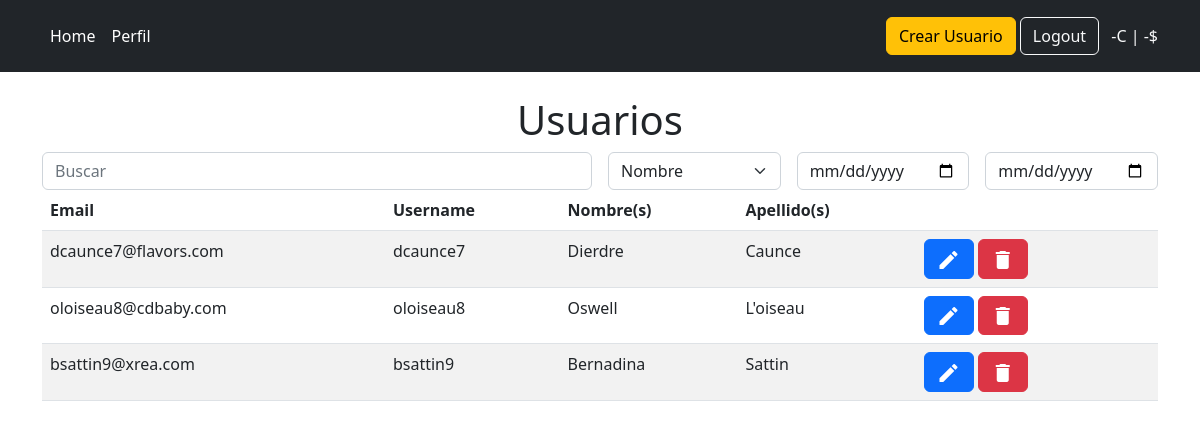
The app's page / (signed in) with its own data.
### user/models.py (models this page shows, shortened)
class User(AbstractBaseUser, PermissionsMixin):
	username = models.CharField(
		verbose_name="usuario",
		max_length=30,
		unique=True
	)
	email = models.EmailField(
		verbose_name="e-mail",
		max_length=255,
		unique=True
	)
	first_name = models.CharField(
		verbose_name="nombre(s)",
		max_length=50,
	)
	last_name = models.CharField(
		verbose_name="apellido(s)",
		max_length=50,
	)
	credits = models.PositiveIntegerField(
		verbose_name='créditos',
		default=0
	)
	is_active = models.BooleanField(
		verbose_name="activo",
		default=True
	)
	date_joined = models.DateTimeField(
		verbose_name='date joined',
		auto_now_add=True
	)
	registred_by = models.ForeignKey(
		to=Usr,
		on_delete=models.SET_NULL,
		related_name="registred_users",
		null=True,
		blank=True
	)
	type = models.PositiveBigIntegerField(
		choices=(
			(1, 'Superusuario'),
			(2, 'Administrador'),
			(3, 'Distribuidor'),
			(4, 'Cliente'),
		)
	)
	objects = UserManager()
	USERNAME_FIELD = "username"
	REQUIRED_FIELDS = ["email", "first_name", "last_name", "type"]
	class Meta:
		permissions = (
			("manage_users", "puede acceder a las vistas de gestión de usuarios"),
			("change_credits", "puede cambiar creditós de los usuarios"),
		)
	@property
	def is_superuser(self):
		if self.type == 1:
			return True
		else:
			return False

### user/views.py (the view)
# urls.py: 2. Add a URL to urlpatterns:  path('', Home.as_view(), name='home')
@method_decorator(login_required(login_url="/login/"), name="dispatch")
@method_decorator(permission_required("user.manage_users", login_url="/profile/"), name="dispatch")
class Home(View):
	def get(self, request):
		if "search" not in request.GET and "f_inicio" not in request.GET and "f_fin" not in request.GET:
			pass
		elif not request.GET["search"] and not request.GET["f_inicio"] and not request.GET["f_fin"]:
			return redirect(to=("/"))
		default_page = 1
		page = request.GET.get('page', default_page)
		search = Search(request)
		search.makeQuery(request.GET)
		users = search.usuarios
		date_err = search.date_err
		items_per_page = 5
		paginator = Paginator(users, items_per_page)
		try:
			usuarios = paginator.page(page)
		except PageNotAnInteger:
			usuarios = paginator.page(default_page)
		except EmptyPage:
			usuarios = paginator.page(paginator.num_pages)
		get = request.GET
		url_params = ""
		if "search" in get:
			param = get["search"]
			url_params += f"&search={param}"
		if "filtro" in get:
			param = get["filtro"]
			url_params += f"&filtro={param}"
		if "f_inicio" in get:
			param = get["f_inicio"]
			url_params += f"&f_inicio={param}"
		if "f_fin" in get:
			param = get["f_fin"]
			url_params += f"&f_fin={param}"
		return render(
			request=request,
			template_name="user/home.html",
			context={
				"usuarios": usuarios,
				"date_err": date_err,
				"url_params": url_params
			}
		)

### user/templates/user/home.html (shortened to what this page needs)
{% extends "core/base.html" %}
{% load static %}
{% block content %}
	{% include "shared/header.html" %}
	<h1 class="display-6 mt-4 text-center">Usuarios</h1>
	<div class="container mt-1">
		<form novalidate="" method="GET">
			<div class="row g-3">
					<div class="col-sm-6">
						<input type="text" class="form-control" id="search" name="search" placeholder="Buscar"  >
					</div>
				<div class="col-sm-2">
					<select class="form-select" id="filtro" name="filtro"required="">
						<option value="1">Nombre</option>
					</select>
				</div>
					<div class="col-sm-2">
						<input type="date" class="form-control" id="f_inicio" name="f_inicio" data-bs-toggle="tooltip" data-bs-placement="bottom" title="Fecha inicial">
					</div>
					<div class="col-sm-2" data-bs-toggle="tooltip" data-bs-placement="bottom" title="Fecha final">
						<input type="date" class="form-control" id="f_fin" name="f_fin">
					</div>
			</div>
		</form>
		<table class="table table-striped">
			<thead>
				<tr>
					<th scope="col">Email</th>
					<th scope="col">Username</th>
					<th scope="col">Nombre(s)</th>
					<th scope="col">Apellido(s)</th>
					<th scope="col"></th>
					<th scope="col"></th>
				</tr>
			</thead>
			<tbody>
				{% for usuario in usuarios %}
					<tr>
						<td>{{ usuario.email }}</td>
						<td>{{ usuario.username }}</td>
						<td>{{ usuario.first_name }}</td>
						<td>{{ usuario.last_name }}</td>
						<td>
							<a
								href="{% url 'edit' usuario.username %}"
									class="btn btn-primary"
							>
								<span class="material-icons align-middle">
								</span>
							</a>
							<a
								href="{% url 'delete' usuario.username %}"
								{% if usuario.registred_by == request.user %}
								class="btn btn-danger"
								{% else %}
								class="btn btn-danger disabled"
								{% endif %}
							>
								<span class="material-icons align-middle">
								</span>
							</a>
						</td>
						<td></td>
					</tr>
				{% endfor %}
			</tbody>
		</table>
	</div>
{% endblock content %}

### records on screen
User: email "dcaunce7@flavors.com", username "dcaunce7", first_name "Dierdre", last_name "Caunce"
User: email "oloiseau8@cdbaby.com", username "oloiseau8", first_name "Oswell", last_name "L'oiseau"
User: email "bsattin9@xrea.com", username "bsattin9", first_name "Bernadina", last_name "Sattin"
